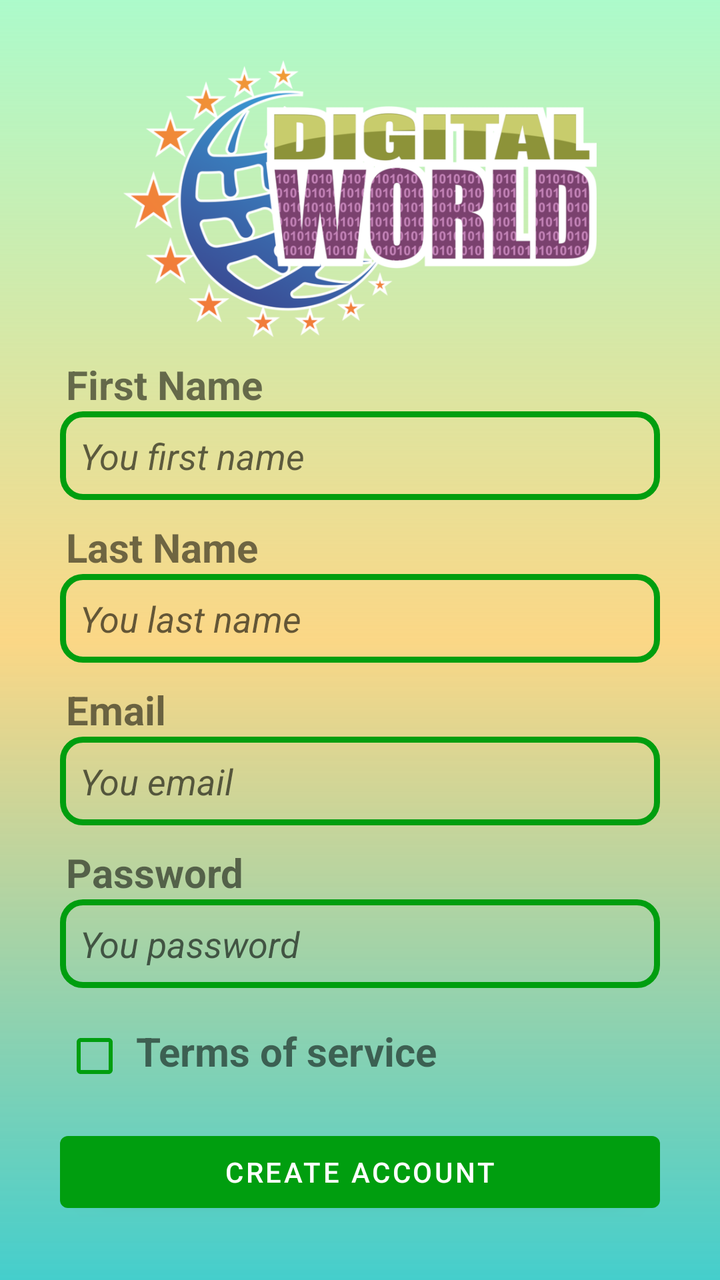
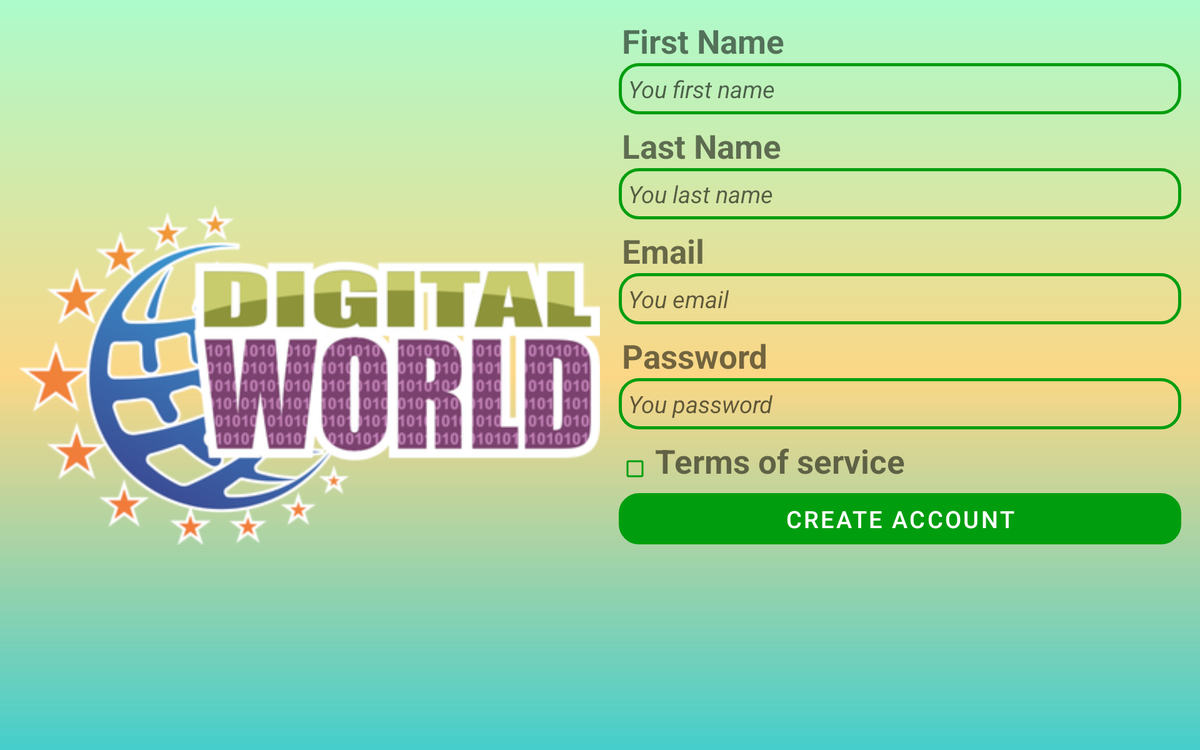

Two renders of one Android screen. The first uses the default layout on a phone; the second uses the alternative layout the repository ships for a different screen configuration, on a matching device. The two XML files are below.
<!-- AndroidManifest.xml: application theme Theme.DigitalWorld -->
<!-- res/layout/activity_sign_up.xml -->
<?xml version="1.0" encoding="utf-8"?>
<LinearLayout
    xmlns:android="http://schemas.android.com/apk/res/android"
    xmlns:app="http://schemas.android.com/apk/res-auto"
    xmlns:tools="http://schemas.android.com/tools"
    android:layout_width="match_parent"
    android:layout_height="match_parent"
    android:orientation="vertical"
    android:background="@drawable/gradient"
    tools:context=".SignUpActivity">

    <LinearLayout
        android:layout_width="match_parent"
        android:layout_height="match_parent"
        android:orientation="vertical"
        android:layout_margin="30dp">

        <ImageView
            android:layout_width="match_parent"
            android:layout_height="wrap_content"
            android:layout_weight="1"
            android:src="@drawable/digital_world"/>

        <TextView
            android:layout_width="match_parent"
            android:layout_height="wrap_content"
            android:text="@string/txt_first_name"
            android:layout_marginTop="10dp"
            style="@style/MyTextView"/>

        <EditText
            android:id="@+id/edt_first_name"
            android:layout_width="match_parent"
            android:layout_height="wrap_content"
            android:layout_marginBottom="10dp"
            android:inputType="textPersonName"
            android:hint="@string/etxt_first_name"
            style="@style/MyEditText" />

        <TextView
            android:layout_width="match_parent"
            android:layout_height="wrap_content"
            android:text="@string/txt_last_name"
            style="@style/MyTextView"/>

        <EditText
            android:id="@+id/edt_last_name"
            android:layout_width="match_parent"
            android:layout_height="wrap_content"
            android:layout_marginBottom="10dp"
            android:inputType="textPersonName"
            android:hint="@string/etxt_last_name"
            style="@style/MyEditText" />

        <TextView
            android:layout_width="match_parent"
            android:layout_height="wrap_content"
            android:text="@string/txt_email"
            style="@style/MyTextView"/>

        <EditText
            android:id="@+id/edt_email_sign_up"
            android:layout_width="match_parent"
            android:layout_height="wrap_content"
            android:layout_marginBottom="10dp"
            android:inputType="textEmailAddress"
            android:hint="@string/etxt_email"
            style="@style/MyEditText" />

        <TextView
            android:layout_width="match_parent"
            android:layout_height="wrap_content"
            android:text="@string/txt_password"
            style="@style/MyTextView"/>

        <EditText
            android:id="@+id/edt_password_sign_up"
            android:layout_width="match_parent"
            android:layout_height="wrap_content"
            android:layout_marginBottom="10dp"
            android:inputType="textPassword"
            android:hint="@string/etxt_password_sign_up"
            style="@style/MyEditText" />

        <LinearLayout
            android:layout_width="match_parent"
            android:layout_height="wrap_content"
            android:orientation="horizontal" >

            <CheckBox
                android:id="@+id/chb_terms"
                android:layout_width="35dp"
                android:layout_height="wrap_content"
                android:buttonTint="#009E0F" />

            <TextView
                android:id="@+id/textView_terms"
                android:layout_width="match_parent"
                android:layout_height="wrap_content"
                style="@style/MyTextView"
                android:text="@string/txt_terms" />

        </LinearLayout>

        <Button
            android:id="@+id/btn_user_registration"
            android:layout_width="match_parent"
            android:layout_height="wrap_content"
            android:layout_marginTop="10dp"
            android:text="@string/txt_user_registration"/>


    </LinearLayout>

</LinearLayout>
<!-- resources referenced by this layout -->
<resources>
  <!-- drawable digital_world: png bitmap (drawable, 31202 bytes) -->
  <!-- drawable gradient (drawable) -->
  <?xml version="1.0" encoding="utf-8"?>
  <shape
      xmlns:android="http://schemas.android.com/apk/res/android"
      android:shape="rectangle">
  
      <gradient
          android:type="linear"
          android:startColor="#6936F480"
          android:centerColor="#FBD786"
          android:endColor="#C20ABFBC"
          android:angle="270"
          />
  
  </shape>
  <string name="etxt_email">You email</string>
  <string name="etxt_first_name">You first name</string>
  <string name="etxt_last_name">You last name</string>
  <string name="etxt_password_sign_up">You password</string>
  <string name="txt_email">Email</string>
  <string name="txt_first_name">First Name</string>
  <string name="txt_last_name">Last Name</string>
  <string name="txt_password">Password</string>
  <string name="txt_terms">Terms of service</string>
  <string name="txt_user_registration">Create Account</string>
  <style name="MyEditText" parent="@android:style/Widget.EditText">
          <item name="android:background">@drawable/campo_redondeado</item>
          <item name="android:padding">10dp</item>
          <item name="android:textStyle">italic</item>
          <item name="android:color">@color/color3</item>
      </style>
  <style name="MyTextView" parent="@android:style/Widget.TextView">
          <item name="android:textSize">20dp</item>
          <item name="android:layout_marginLeft">3dp</item>
          <item name="android:textStyle">bold</item>
          <item name="android:color">@color/color3</item>
      </style>
  <style name="Theme.DigitalWorld" parent="Theme.MaterialComponents.DayNight.NoActionBar">
          
          <item name="colorPrimary">@color/color1</item>
          <item name="colorPrimaryVariant">@color/color2</item>
          <item name="colorOnPrimary">@color/white</item>
          
          <item name="colorSecondary">@color/color3</item>
          <item name="colorSecondaryVariant">@color/teal_700</item>
          <item name="colorOnSecondary">@color/white</item>
          
          <item name="android:statusBarColor" tools:targetApi="l">?attr/colorPrimaryVariant</item>
          
      </style>
  <!-- drawable campo_redondeado (drawable) -->
  <?xml version="1.0" encoding="utf-8"?>
  <shape
      xmlns:android="http://schemas.android.com/apk/res/android"
      android:shape="rectangle">
  
      <stroke android:width="3dp"
          android:color="@color/color1"/>
  
      <padding android:left="1dp"
          android:top="1dp"
          android:right="1dp"
          android:bottom="1dp"/>
  
      <corners android:radius="30px"/>
  </shape>
  <color name="color3">#20124d</color>
  <color name="color1">#009e0f</color>
  <color name="color2">#135B16</color>
  <color name="white">#FFFFFFFF</color>
  <color name="teal_700">#FF018786</color>
</resources>
<!-- res/layout-sw720dp-land/activity_sign_up.xml (the repository's variant of the layout above) -->
<!-- drawn on a large tablet held sideways -->
<?xml version="1.0" encoding="utf-8"?>
<LinearLayout
    xmlns:android="http://schemas.android.com/apk/res/android"
    xmlns:app="http://schemas.android.com/apk/res-auto"
    xmlns:tools="http://schemas.android.com/tools"
    android:layout_width="match_parent"
    android:layout_height="match_parent"
    android:orientation="vertical"
    android:background="@drawable/gradient"
    tools:context=".SignUpActivity">

    <LinearLayout
        android:layout_width="match_parent"
        android:layout_height="match_parent"
        android:orientation="horizontal"
        android:layout_margin="10dp">

        <ImageView
            android:layout_width="0dp"
            android:layout_height="match_parent"
            android:layout_weight="1"
            android:src="@drawable/digital_world"
            android:layout_margin="10dp"/>

        <LinearLayout
            android:layout_width="0dp"
            android:layout_height="match_parent"
            android:layout_weight="1" >

            <ScrollView
                android:layout_width="match_parent"
                android:layout_height="match_parent" >

                <LinearLayout
                    android:layout_width="match_parent"
                    android:layout_height="match_parent"
                    android:orientation="vertical"
                    android:layout_marginHorizontal="10dp">

                    <TextView
                        android:layout_width="match_parent"
                        android:layout_height="wrap_content"
                        android:text="@string/txt_first_name"
                        android:layout_marginTop="10dp"
                        style="@style/MyTextView"
                        android:textSize="35dp"/>

                    <EditText
                        android:id="@+id/edt_first_name"
                        android:layout_width="match_parent"
                        android:layout_height="wrap_content"
                        android:layout_marginBottom="10dp"
                        android:inputType="textPersonName"
                        android:hint="@string/etxt_first_name"
                        style="@style/MyEditText"
                        android:textSize="25dp"/>

                    <TextView
                        android:layout_width="match_parent"
                        android:layout_height="wrap_content"
                        android:text="@string/txt_last_name"
                        style="@style/MyTextView"
                        android:textSize="35dp"/>

                    <EditText
                        android:id="@+id/edt_last_name"
                        android:layout_width="match_parent"
                        android:layout_height="wrap_content"
                        android:layout_marginBottom="10dp"
                        android:inputType="textPersonName"
                        android:hint="@string/etxt_last_name"
                        style="@style/MyEditText"
                        android:textSize="25dp"/>

                    <TextView
                        android:layout_width="match_parent"
                        android:layout_height="wrap_content"
                        android:text="@string/txt_email"
                        style="@style/MyTextView"
                        android:textSize="35dp"/>

                    <EditText
                        android:id="@+id/edt_email_sign_up"
                        android:layout_width="match_parent"
                        android:layout_height="wrap_content"
                        android:layout_marginBottom="10dp"
                        android:inputType="textEmailAddress"
                        android:hint="@string/etxt_email"
                        style="@style/MyEditText"
                        android:textSize="25dp"/>

                    <TextView
                        android:layout_width="match_parent"
                        android:layout_height="wrap_content"
                        android:text="@string/txt_password"
                        style="@style/MyTextView"
                        android:textSize="35dp"/>

                    <EditText
                        android:id="@+id/edt_password_sign_up"
                        android:layout_width="match_parent"
                        android:layout_height="wrap_content"
                        android:layout_marginBottom="10dp"
                        android:inputType="textPassword"
                        android:hint="@string/etxt_password_sign_up"
                        style="@style/MyEditText"
                        android:textSize="25dp"/>

                    <LinearLayout
                        android:layout_width="match_parent"
                        android:layout_height="wrap_content"
                        android:orientation="horizontal" >

                        <CheckBox
                            android:id="@+id/chb_terms"
                            android:layout_width="35dp"
                            android:layout_height="wrap_content"
                            android:buttonTint="#009E0F" />

                        <TextView
                            android:id="@+id/textView_terms"
                            android:layout_width="match_parent"
                            android:layout_height="wrap_content"
                            style="@style/MyTextView"
                            android:textSize="35dp"
                            android:text="@string/txt_terms" />

                    </LinearLayout>

                    <Button
                        android:id="@+id/btn_user_registration"
                        android:layout_width="match_parent"
                        android:layout_height="wrap_content"
                        android:layout_marginTop="10dp"
                        android:background="@drawable/campo_redondeado"
                        android:text="@string/txt_user_registration"
                        android:textSize="25dp"/>


                </LinearLayout>

            </ScrollView>

        </LinearLayout>

    </LinearLayout>

</LinearLayout>
<!-- resources referenced by the variant -->
<!-- as a large tablet held sideways resolves them -->
<resources>
  <!-- drawable campo_redondeado (drawable) -->
  <?xml version="1.0" encoding="utf-8"?>
  <shape
      xmlns:android="http://schemas.android.com/apk/res/android"
      android:shape="rectangle">
  
      <stroke android:width="3dp"
          android:color="@color/color1"/>
  
      <padding android:left="1dp"
          android:top="1dp"
          android:right="1dp"
          android:bottom="1dp"/>
  
      <corners android:radius="30px"/>
  </shape>
  <!-- drawable digital_world: png bitmap (drawable, 31202 bytes) -->
  <!-- drawable gradient (drawable) -->
  <?xml version="1.0" encoding="utf-8"?>
  <shape
      xmlns:android="http://schemas.android.com/apk/res/android"
      android:shape="rectangle">
  
      <gradient
          android:type="linear"
          android:startColor="#6936F480"
          android:centerColor="#FBD786"
          android:endColor="#C20ABFBC"
          android:angle="270"
          />
  
  </shape>
  <string name="etxt_email">You email</string>
  <string name="etxt_first_name">You first name</string>
  <string name="etxt_last_name">You last name</string>
  <string name="etxt_password_sign_up">You password</string>
  <string name="txt_email">Email</string>
  <string name="txt_first_name">First Name</string>
  <string name="txt_last_name">Last Name</string>
  <string name="txt_password">Password</string>
  <string name="txt_terms">Terms of service</string>
  <string name="txt_user_registration">Create Account</string>
  <style name="MyEditText" parent="@android:style/Widget.EditText">
          <item name="android:background">@drawable/campo_redondeado</item>
          <item name="android:padding">10dp</item>
          <item name="android:textStyle">italic</item>
          <item name="android:color">@color/color3</item>
      </style>
  <style name="MyTextView" parent="@android:style/Widget.TextView">
          <item name="android:textSize">20dp</item>
          <item name="android:layout_marginLeft">3dp</item>
          <item name="android:textStyle">bold</item>
          <item name="android:color">@color/color3</item>
      </style>
  <style name="Theme.DigitalWorld" parent="Theme.MaterialComponents.DayNight.NoActionBar">
          
          <item name="colorPrimary">@color/color1</item>
          <item name="colorPrimaryVariant">@color/color2</item>
          <item name="colorOnPrimary">@color/white</item>
          
          <item name="colorSecondary">@color/color3</item>
          <item name="colorSecondaryVariant">@color/teal_700</item>
          <item name="colorOnSecondary">@color/white</item>
          
          <item name="android:statusBarColor" tools:targetApi="l">?attr/colorPrimaryVariant</item>
          
      </style>
  <color name="color1">#009e0f</color>
  <color name="color3">#20124d</color>
  <color name="color2">#135B16</color>
  <color name="white">#FFFFFFFF</color>
  <color name="teal_700">#FF018786</color>
</resources>
